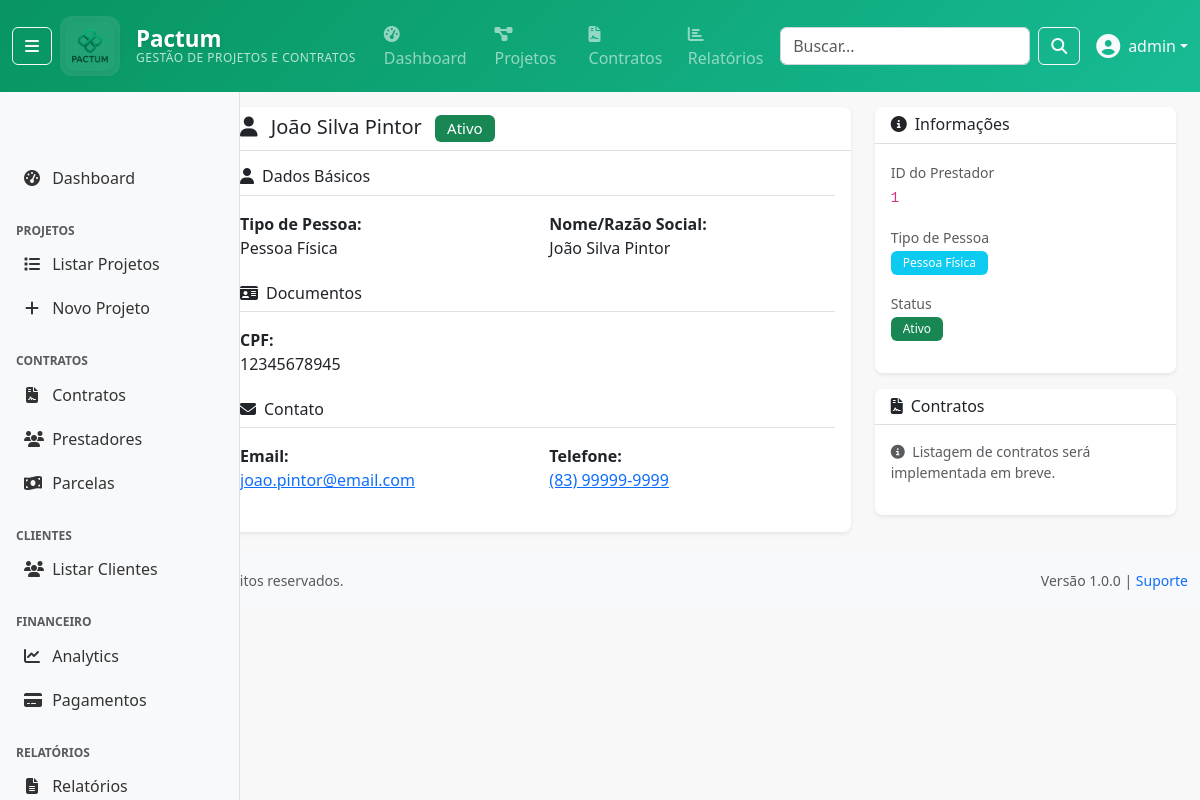
Before: /contratos/prestadores/1/ (signed in) with the older database file.
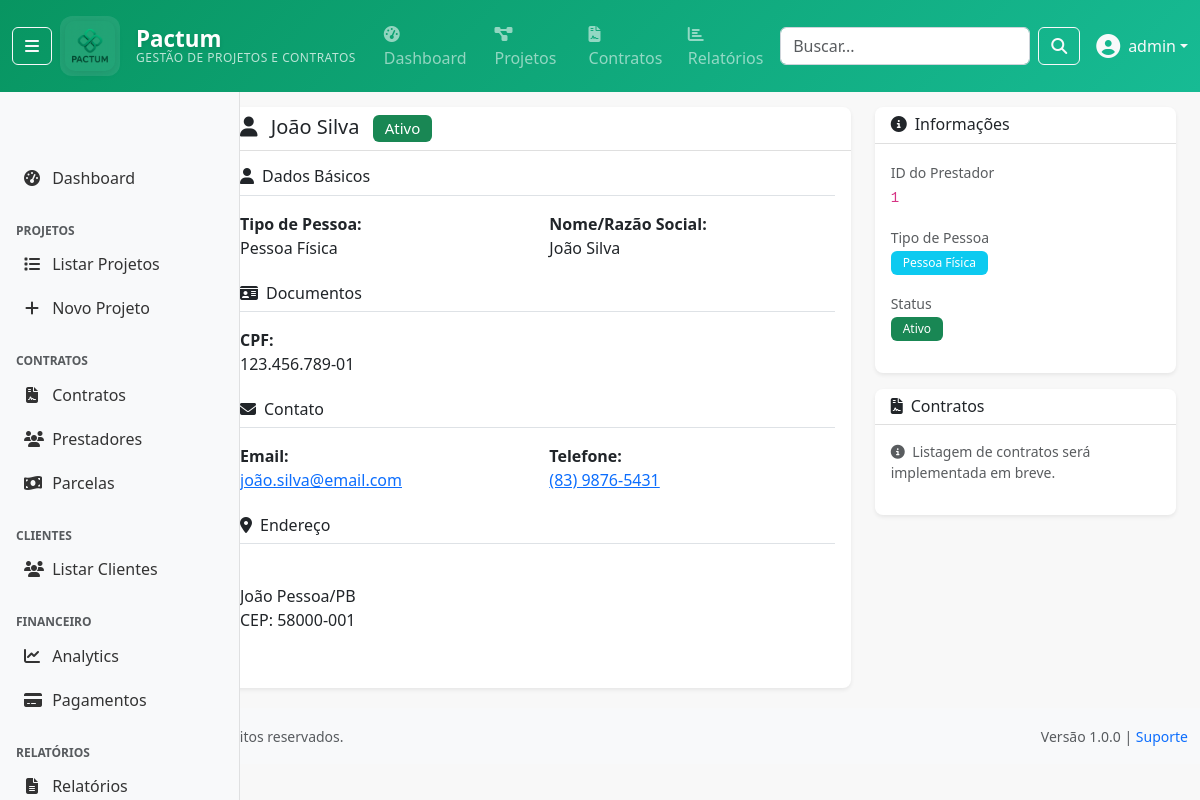
After: the same page with the newer database file.
### apps/contratos/models/prestador.py (models this page shows, shortened)
class Prestador(BaseModel):
    TIPO_PESSOA_CHOICES = [
        ('PF', 'Pessoa Física'),
        ('PJ', 'Pessoa Jurídica'),
    ]
    tipo_pessoa = models.CharField(
        'Tipo de Pessoa',
        max_length=2,
        choices=TIPO_PESSOA_CHOICES
    )
    nome = models.CharField(
        'Nome/Razão Social',
        max_length=200,
        help_text='Nome completo para PF ou Razão Social para PJ'
    )
    nome_fantasia = models.CharField(
        'Nome Fantasia',
        max_length=200,
        blank=True,
        help_text='Apenas para PJ'
    )
    cpf = models.CharField(
        'CPF',
        max_length=14,
        blank=True,
        null=True,
        help_text='Apenas para PF'
    )
    cnpj = models.CharField(
        'CNPJ',
        max_length=18,
        blank=True,
        null=True,
        help_text='Apenas para PJ'
    )
    rg = models.CharField(
        'RG',
        max_length=20,
        blank=True,
        help_text='Apenas para PF'
    )
    inscricao_estadual = models.CharField(
        'Inscrição Estadual',
        max_length=20,
        blank=True,
        help_text='Apenas para PJ'
    )
    inscricao_municipal = models.CharField(
        'Inscrição Municipal',
        max_length=20,
        blank=True,
        help_text='Para PJ que prestam serviços'
    )
    email = models.EmailField('E-mail')
    telefone = models.CharField('Telefone', max_length=20, blank=True)
    cep = models.CharField('CEP', max_length=10, blank=True)
    logradouro = models.CharField('Logradouro', max_length=200, blank=True)
    numero = models.CharField('Número', max_length=10, blank=True)
    complemento = models.CharField('Complemento', max_length=100, blank=True)
    bairro = models.CharField('Bairro', max_length=100, blank=True)
    cidade = models.CharField('Cidade', max_length=100, blank=True)
    uf = models.CharField('UF', max_length=2, blank=True)
    banco = models.CharField('Banco', max_length=100, blank=True)
    agencia = models.CharField('Agência', max_length=20, blank=True)
    conta = models.CharField('Conta', max_length=20, blank=True)
    tipo_conta = models.CharField(
        'Tipo de Conta',
        max_length=20,
        choices=[
            ('corrente', 'Conta Corrente'),
            ('poupanca', 'Poupança'),
        ],
        blank=True
    )
    ativo = models.BooleanField('Ativo', default=True)
    observacoes = models.TextField('Observações', blank=True)
    class Meta:
        db_table = 'prestador'
        verbose_name = 'Prestador'
        verbose_name_plural = 'Prestadores'
        constraints = [
            models.UniqueConstraint(
                fields=['cpf'],
                condition=models.Q(cpf__isnull=False, tipo_pessoa='PF'),
                name='unique_cpf_when_not_null'
            ),
            models.UniqueConstraint(
                fields=['cnpj'],
                condition=models.Q(cnpj__isnull=False, tipo_pessoa='PJ'),
                name='unique_cnpj_when_not_null'
            ),
        ]

### apps/contratos/views/contrato_views.py (the view)
# urls.py: path('prestadores/<int:pk>/', contrato_views.PrestadorDetailView.as_view(), name='prestador_detail'),
class PrestadorDetailView(LoginRequiredMixin, DetailView):
    model = Prestador
    template_name = 'contratos/prestador_detail.html'
    context_object_name = 'prestador'
    def get_context_data(self, **kwargs):
        context = super().get_context_data(**kwargs)
        prestador = self.get_object()
        return context

### apps/accounts/models/user.py (called while the page is built)
    def __str__(self):
        return self.get_full_name() or self.username

    def is_admin(self):
        return self.role == 'admin' or self.is_superuser

    def is_cliente(self):
        return self.role == 'cliente' or self.is_cliente_externo

    def can_manage_projects(self):
        return self.is_admin() or self.has_perm('accounts.can_manage_projects')

    def can_view_financial_data(self):
        return self.role in ['admin', 'financeiro', 'fiscal'] or self.has_perm('accounts.can_view_financial_data')

    def can_manage_contracts(self):
        return self.role in ['admin', 'financeiro'] or self.has_perm('accounts.can_manage_contracts')

    def can_generate_reports(self):
        return not self.is_cliente() or self.has_perm('accounts.can_generate_reports')

### templates/contratos/prestador_detail.html (shortened to what the changed rows need)
{% extends 'base/base.html' %}
{% block page_title %}
    Detalhes do Prestador
{% endblock %}
{% block content %}
<div class="row">
    <div class="col-md-8">
        <div class="card shadow-sm">
            <div class="card-header">
                <h5 class="mb-0">
                    <i class="fas fa-user me-2"></i>
                    {{ prestador.nome }}
                    <span class="badge bg-{{ prestador.ativo|yesno:'success,secondary' }} ms-2">
                        {{ prestador.ativo|yesno:'Ativo,Inativo' }}
                    </span>
                </h5>
            </div>
            <div class="card-body">
                <div class="row mb-4">
                    <div class="col-12">
                        <h6 class="border-bottom pb-2 mb-3">
                        </h6>
                    </div>
                    <div class="col-md-6">
                        <strong>Tipo de Pessoa:</strong><br>
                        {{ prestador.get_tipo_pessoa_display }}
                    </div>
                    <div class="col-md-6">
                        <strong>Nome/Razão Social:</strong><br>
                        {{ prestador.nome }}
                    </div>
                </div>
                <div class="row mb-4">
                    <div class="col-12">
                        <h6 class="border-bottom pb-2 mb-3">
                        </h6>
                    </div>
                    {% if prestador.cpf %}
                    <div class="col-md-4">
                        <strong>CPF:</strong><br>
                        {{ prestador.cpf }}
                    </div>
                    {% endif %}
                </div>
                {% if prestador.email or prestador.telefone %}
                <div class="row mb-4">
                    {% if prestador.email %}
                    <div class="col-md-6">
                        <strong>Email:</strong><br>
                        <a href="mailto:{{ prestador.email }}">{{ prestador.email }}</a>
                    </div>
                    {% endif %}
                    {% if prestador.telefone %}
                    <div class="col-md-6">
                        <strong>Telefone:</strong><br>
                        <a href="tel:{{ prestador.telefone }}">{{ prestador.telefone }}</a>
                    </div>
                    {% endif %}
                </div>
                {% endif %}
                {% if prestador.cep or prestador.logradouro %}
                <div class="row mb-4">
                    <div class="col-12">
                        <h6 class="border-bottom pb-2 mb-3">
                            <i class="fas fa-map-marker-alt me-2"></i>Endereço
                        </h6>
                    </div>
                    <div class="col-md-12">
                        <address>
                            {% if prestador.complemento %} - {{ prestador.complemento }}{% endif %}<br>
                            {% if prestador.cidade %}{{ prestador.cidade }}/{% endif %}{{ prestador.uf|default:"" }}<br>
                            {% if prestador.cep %}CEP: {{ prestador.cep }}{% endif %}
                        </address>
                    </div>
                </div>
                {% endif %}
            </div>
        </div>
    </div>
    <div class="col-md-4">
        <div class="card shadow-sm">
            <div class="card-body">
                <div class="mb-3">
                    <small class="text-muted">ID do Prestador</small><br>
                    <code>{{ prestador.pk }}</code>
                </div>
                <div class="mb-3">
                    <small class="text-muted">Tipo de Pessoa</small><br>
                    <span class="badge bg-info">
                        {{ prestador.get_tipo_pessoa_display }}
                    </span>
                </div>
                <div class="mb-3">
                    <small class="text-muted">Status</small><br>
                    <span class="badge bg-{{ prestador.ativo|yesno:'success,secondary' }}">
                        {{ prestador.ativo|yesno:'Ativo,Inativo' }}
                    </span>
                </div>
            </div>
        </div>
    </div>
</div>
{% endblock %}

Changed rows visible on the page:
changed Prestador "Pessoa Física": nome "João Silva Pintor" → "João Silva"; cpf "12345678945" → "123.456.789-01"; email "joao.pintor@email.com" → "joão.silva@email.com"; telefone "(83) 99999-9999" → "(83) 9876-5431"; cidade (not shown) → "João Pessoa"; uf (not shown) → "PB"; cep (not shown) → "58000-001"
Other visible differences:
text now shown: "Endereço / CEP:"
